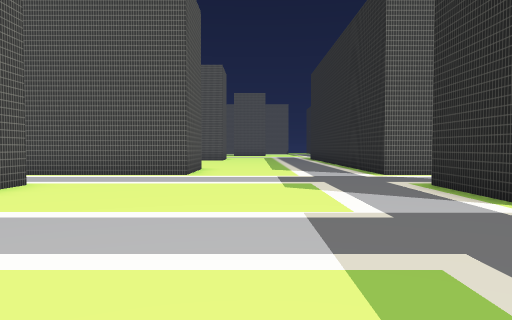
View 1 (above)

24 first-person views from a walk through a 3-D level made in the Godot game engine. The camera is 1.4 m above the floor, tilts 2° down and sees 70° across. The floor is counted in squares, 2 m on a side. Each view is taken from the middle of a square. On the plan, view 1 faces up. The plan holds only what a view shows up to about 11 squares ahead; the rest is blank. The place goes on beyond the plan. Some surface patterns are stand-ins.

View 2
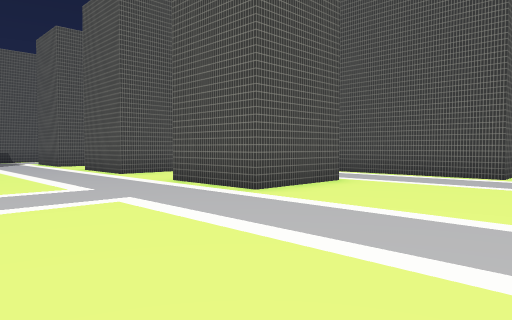

View 3
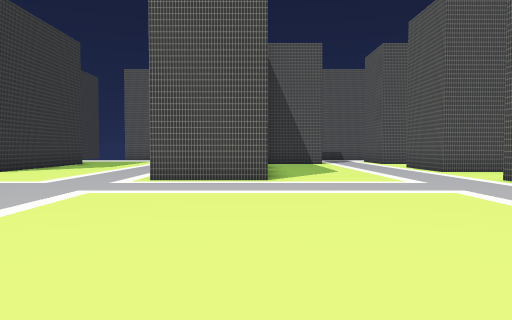

View 4
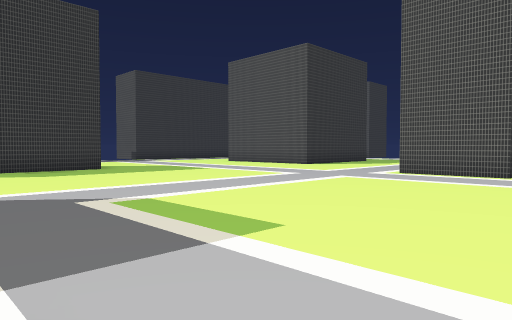

View 5
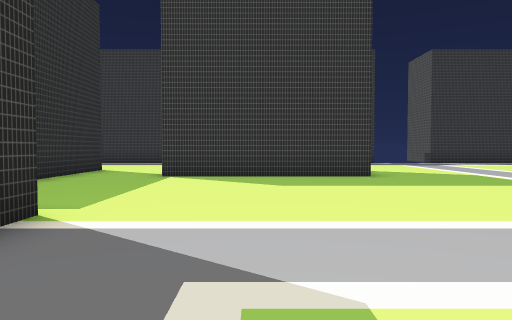

View 6
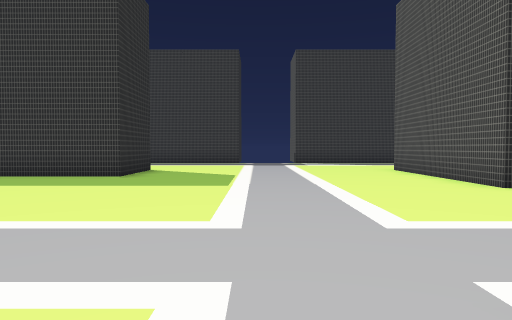

View 7
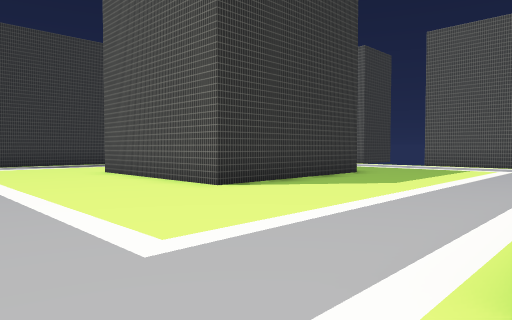

View 8
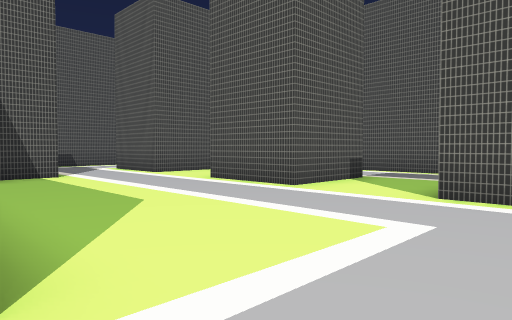

View 9
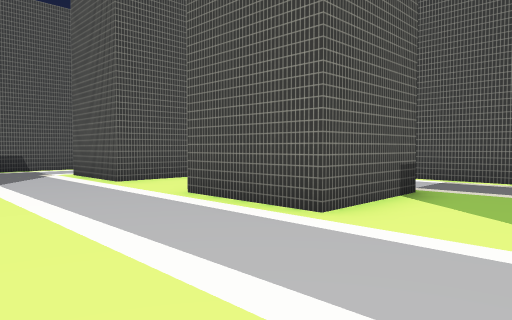

View 10
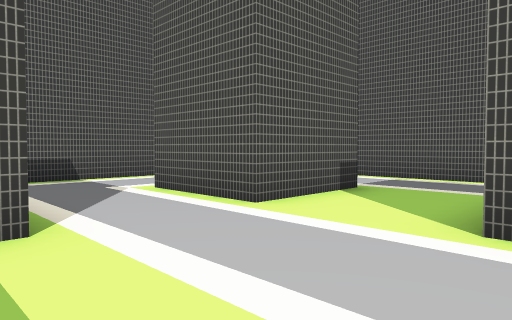

View 11
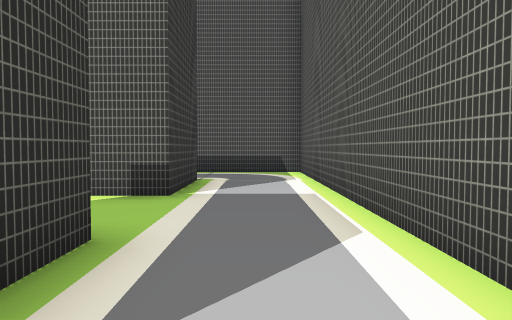

View 12
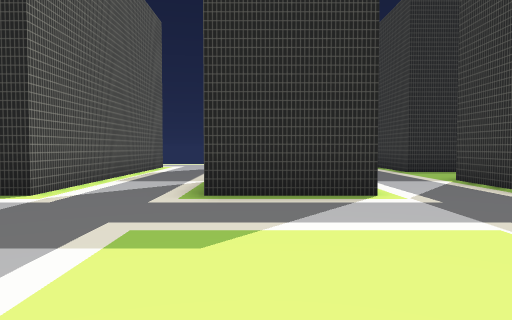

View 13
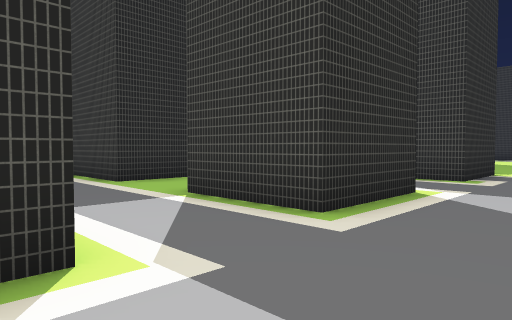

View 14
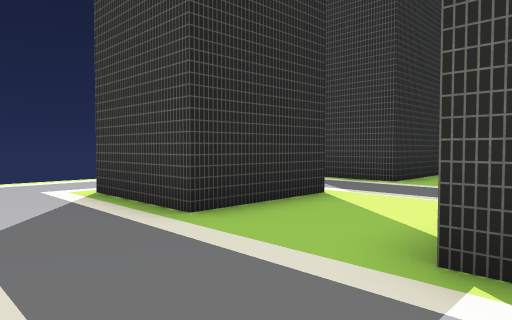

View 15
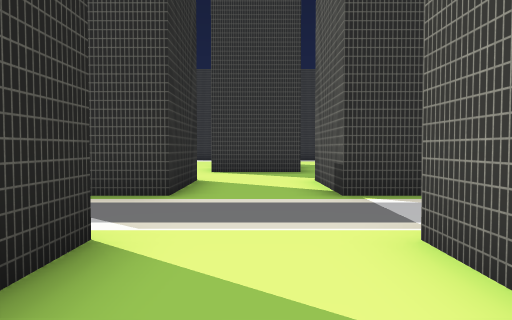

View 16
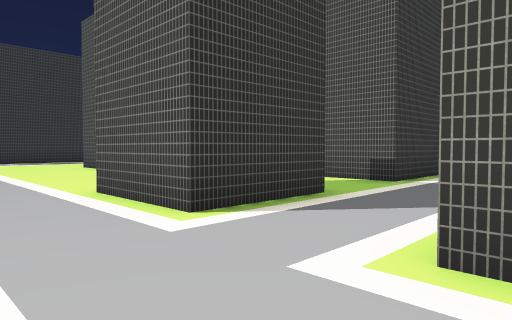

View 17
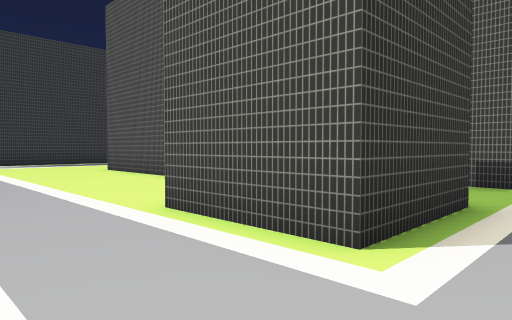

View 18
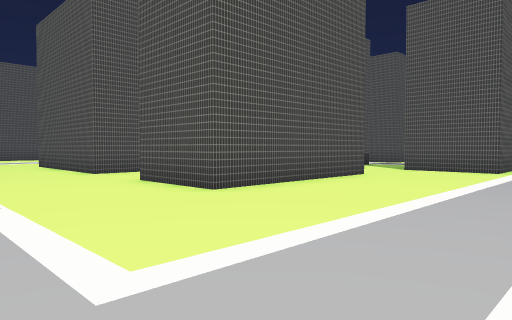

View 19
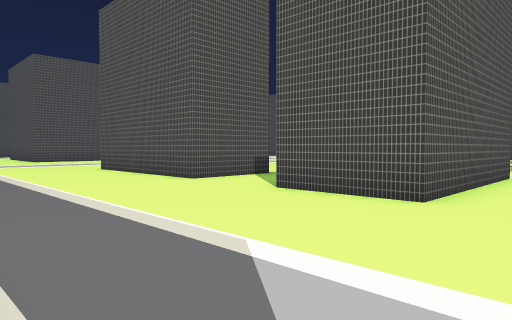

View 20
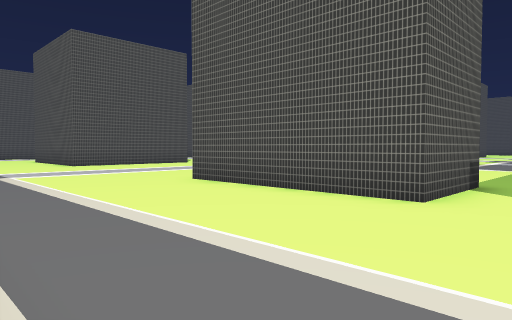

View 21
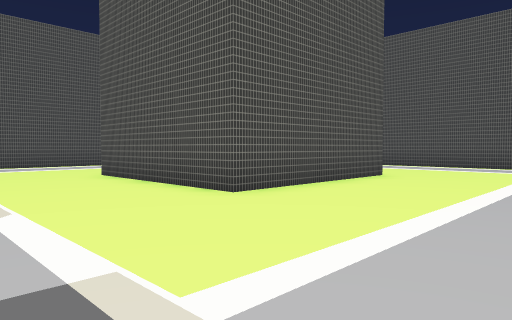

View 22
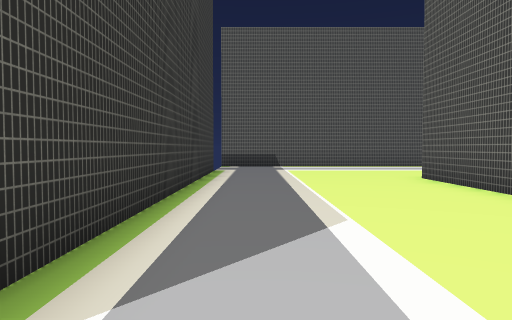

View 23
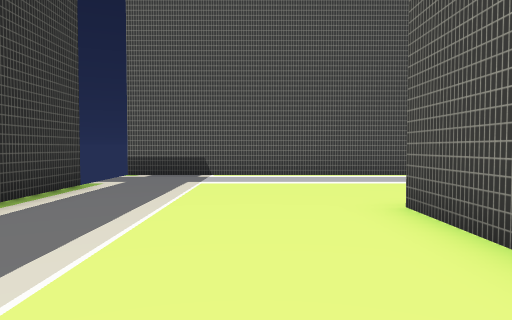

View 24
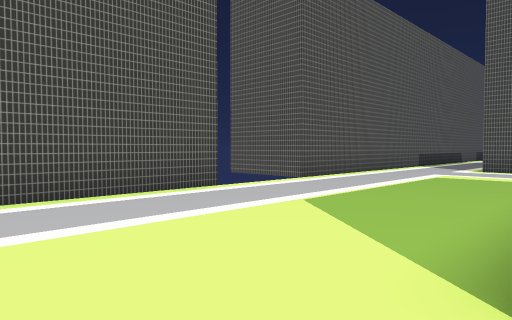

### Floor plan
Points are (right, up) in squares from view 1. A wall is a line through its corners. A room is listed if a view was taken in it or the views show most of it. See-through windows are left out.
Room 1 (views 1, 2, 3, 4, 5, 6, 7, 8, 9, 10, 11, 12, 13, 14, 15, 16, 17, 18, 19, 20, 21, 22, 23, 24)
walls: (-6.8, -0.6) (-6.8, -3.2); (3.2, -5.9) (3.2, -3.2) (5.7, -3.2) (5.7, -5.8); (-1.8, -10.7) (3.3, -10.7) (3.3, -13.2) (-1.8, -13.2) (-1.8, -10.7); (3.2, -0.8) (3.2, 1.7) (5.8, 1.7); (5.7, 0.2) (5.7, -0.8); (5.8, -8.2) (8.3, -8.2) (8.3, -13.2) (5.7, -13.2) (5.7, -9.9); (3.2, 4.1) (3.2, 6.8); (-4.2, 6.9) (-4.2, 4.3) (-6.8, 4.3); (8.2, -5.8) (8.2, -3.2) (10.7, -3.2) (10.7, -5.7) (8.6, -5.7); (8.2, -0.8) (8.2, 1.7) (10.8, 1.7); (-14.2, -8.2) (-9.2, -8.2) (-9.2, -13.2) (-14.2, -13.2); (-9.2, 6.8) (-9.2, 4.3) (-11.8, 4.3); (-14.2, 1.9) (-14.2, 0.6); (-16, -3.2) (-16.8, -3.2); (-11.8, 6.8) (-10.8, 6.8); (-8.4, 9.3) (-19.2, 9.3) (-19.2, 2.9); (-1.7, 11) (-1.7, 9.3) (-5.9, 9.3); (-19.2, -4.6) (-19.2, -8.2) (-20.5, -8.2); (-16.8, 6.8) (-14.2, 6.8) (-14.2, 4.3) (-16.8, 4.3); (-19.2, -10.8) (-19.2, -18.2); (9, 9.3) (3.2, 9.3) (3.2, 11); (-16.8, -18.2) (-7.8, -18.2)

Positions as (right, up) in squares from view 1, and headings:
1: (0, 0), facing up
2: (0, 0), facing up-left
3: (1, -1), facing left
4: (3, 1), facing down-left
5: (1, -2), facing down
6: (-5, -2), facing down
7: (-5, -3), facing down-left
8: (-5, -1), facing up-left
9: (-7, 1), facing up-left
10: (-11, 1), facing up-left
11: (-9, 8), facing left
12: (-2, 6), facing right
13: (1, 5), facing down-right
14: (5, 4), facing down-right
15: (7, 2), facing down
16: (13, 0), facing down-left
17: (13, -2), facing down-left
18: (13, -17), facing up-left
19: (10, -18), facing up-left
20: (5, -18), facing up-left
21: (-5, -17), facing up-left
22: (-6, -17), facing left
23: (-10, -15), facing left
24: (-14, -15), facing up-left
